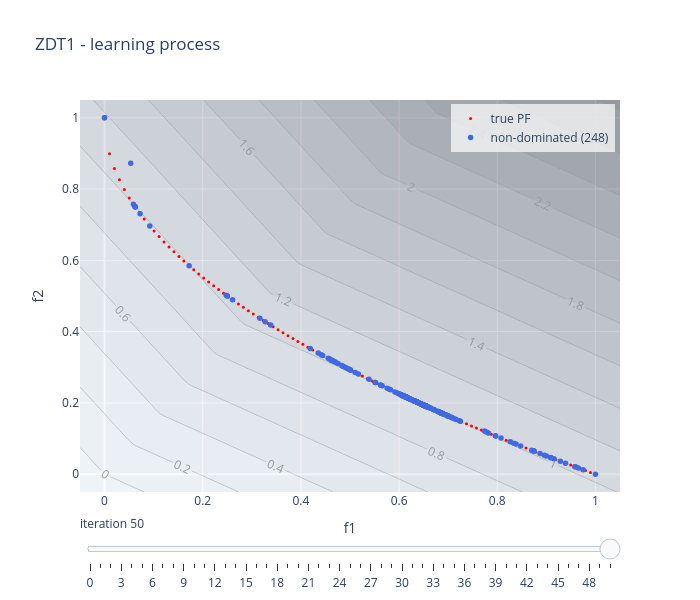

Source (notebook cell):
### Code cell
choquet_model.visualise("learning", plot_scalarisation = True, show = False)

### Figure 1 — Plotly figure (JSON) as saved in the notebook; plotly's stock layout.template omitted (floating-point values rounded to 4 significant figures; data arrays with more than 128 entries replaced by an {"elided": "..."} marker saying what was removed)
{"data": [{"marker": {"color": "red", "size": 3}, "mode": "markers", "name": "true PF", "type": "scatter", "x": [0.0, 0.0101, 0.0202, 0.0303, 0.0404, 0.05051, 0.06061, 0.07071, 0.08081, 0.09091, 0.101, 0.1111, 0.1212, 0.1313, 0.1414, 0.1515, 0.1616, 0.1717, 0.1818, 0.1919, 0.202, 0.2121, 0.2222, 0.2323, 0.2424, 0.2525, 0.2626, 0.2727, 0.2828, 0.2929, 0.303, 0.3131, 0.3232, 0.3333, 0.3434, 0.3535, 0.3636, 0.3737, 0.3838, 0.3939, 0.404, 0.4141, 0.4242, 0.4343, 0.4444, 0.4545, 0.4646, 0.4747, 0.4848, 0.4949, 0.5051, 0.5152, 0.5253, 0.5354, 0.5455, 0.5556, 0.5657, 0.5758, 0.5859, 0.596, 0.6061, 0.6162, 0.6263, 0.6364, 0.6465, 0.6566, 0.6667, 0.6768, 0.6869, 0.697, 0.7071, 0.7172, 0.7273, 0.7374, 0.7475, 0.7576, 0.7677, 0.7778, 0.7879, 0.798, 0.8081, 0.8182, 0.8283, 0.8384, 0.8485, 0.8586, 0.8687, 0.8788, 0.8889, 0.899, 0.9091, 0.9192, 0.9293, 0.9394, 0.9495, 0.9596, 0.9697, 0.9798, 0.9899, 1.0], "y": [1.0, 0.8995, 0.8579, 0.8259, 0.799, 0.7753, 0.7538, 0.7341, 0.7157, 0.6985, 0.6822, 0.6667, 0.6518, 0.6376, 0.6239, 0.6108, 0.598, 0.5856, 0.5736, 0.5619, 0.5505, 0.5394, 0.5286, 0.518, 0.5076, 0.4975, 0.4875, 0.4778, 0.4682, 0.4588, 0.4495, 0.4404, 0.4315, 0.4226, 0.414, 0.4054, 0.397, 0.3887, 0.3805, 0.3724, 0.3644, 0.3565, 0.3487, 0.341, 0.3333, 0.3258, 0.3184, 0.311, 0.3037, 0.2965, 0.2893, 0.2823, 0.2753, 0.2683, 0.2615, 0.2546, 0.2479, 0.2412, 0.2346, 0.228, 0.2215, 0.215, 0.2086, 0.2023, 0.196, 0.1897, 0.1835, 0.1773, 0.1712, 0.1652, 0.1591, 0.1531, 0.1472, 0.1413, 0.1354, 0.1296, 0.1238, 0.1181, 0.1124, 0.1067, 0.1011, 0.09547, 0.0899, 0.08437, 0.07887, 0.0734, 0.06797, 0.06256, 0.05719, 0.05185, 0.04654, 0.04126, 0.036, 0.03078, 0.02558, 0.02041, 0.01527, 0.01015, 0.005063, 0.0]}, {"marker": {"color": "royalblue", "size": 5.5}, "mode": "markers", "name": "non-dominated (248)", "type": "scatter", "x": {"elided": "248 float values"}, "y": {"elided": "248 float values"}}, {"colorscale": [[0, "rgb(255,255,255)"], [0.125, "rgb(240,240,240)"], [0.25, "rgb(217,217,217)"], [0.375, "rgb(189,189,189)"], [0.5, "rgb(150,150,150)"], [0.625, "rgb(115,115,115)"], [0.75, "rgb(82,82,82)"], [0.875, "rgb(37,37,37)"], [1, "rgb(0,0,0)"]], "contours": {"showlabels": true}, "opacity": 0.35, "showlegend": false, "showscale": false, "type": "contour", "x": [-0.05, -0.03136, -0.01271, 0.005932, 0.02458, 0.04322, 0.06186, 0.08051, 0.09915, 0.1178, 0.1364, 0.1551, 0.1737, 0.1924, 0.211, 0.2297, 0.2483, 0.2669, 0.2856, 0.3042, 0.3229, 0.3415, 0.3602, 0.3788, 0.3975, 0.4161, 0.4347, 0.4534, 0.472, 0.4907, 0.5093, 0.528, 0.5466, 0.5653, 0.5839, 0.6025, 0.6212, 0.6398, 0.6585, 0.6771, 0.6958, 0.7144, 0.7331, 0.7517, 0.7703, 0.789, 0.8076, 0.8263, 0.8449, 0.8636, 0.8822, 0.9008, 0.9195, 0.9381, 0.9568, 0.9754, 0.9941, 1.013, 1.031, 1.05], "y": [-0.05, -0.03136, -0.01271, 0.005932, 0.02458, 0.04322, 0.06186, 0.08051, 0.09915, 0.1178, 0.1364, 0.1551, 0.1737, 0.1924, 0.211, 0.2297, 0.2483, 0.2669, 0.2856, 0.3042, 0.3229, 0.3415, 0.3602, 0.3788, 0.3975, 0.4161, 0.4347, 0.4534, 0.472, 0.4907, 0.5093, 0.528, 0.5466, 0.5653, 0.5839, 0.6025, 0.6212, 0.6398, 0.6585, 0.6771, 0.6958, 0.7144, 0.7331, 0.7517, 0.7703, 0.789, 0.8076, 0.8263, 0.8449, 0.8636, 0.8822, 0.9008, 0.9195, 0.9381, 0.9568, 0.9754, 0.9941, 1.013, 1.031, 1.05], "z": {"elided": "60x60 float values"}}], "layout": {"height": 600, "legend": {"bgcolor": "rgba(255,255,255,0.7)", "x": 0.99, "xanchor": "right", "y": 0.99, "yanchor": "top"}, "showlegend": true, "sliders": [{"active": 50, "currentvalue": {"prefix": "iteration "}, "steps": [{"args": [["0"], {"frame": {"redraw": true}, "mode": "immediate"}], "label": "0", "method": "animate"}, {"args": [["1"], {"frame": {"redraw": true}, "mode": "immediate"}], "label": "1", "method": "animate"}, {"args": [["2"], {"frame": {"redraw": true}, "mode": "immediate"}], "label": "2", "method": "animate"}, {"args": [["3"], {"frame": {"redraw": true}, "mode": "immediate"}], "label": "3", "method": "animate"}, {"args": [["4"], {"frame": {"redraw": true}, "mode": "immediate"}], "label": "4", "method": "animate"}, {"args": [["5"], {"frame": {"redraw": true}, "mode": "immediate"}], "label": "5", "method": "animate"}, {"args": [["6"], {"frame": {"redraw": true}, "mode": "immediate"}], "label": "6", "method": "animate"}, {"args": [["7"], {"frame": {"redraw": true}, "mode": "immediate"}], "label": "7", "method": "animate"}, {"args": [["8"], {"frame": {"redraw": true}, "mode": "immediate"}], "label": "8", "method": "animate"}, {"args": [["9"], {"frame": {"redraw": true}, "mode": "immediate"}], "label": "9", "method": "animate"}, {"args": [["10"], {"frame": {"redraw": true}, "mode": "immediate"}], "label": "10", "method": "animate"}, {"args": [["11"], {"frame": {"redraw": true}, "mode": "immediate"}], "label": "11", "method": "animate"}, {"args": [["12"], {"frame": {"redraw": true}, "mode": "immediate"}], "label": "12", "method": "animate"}, {"args": [["13"], {"frame": {"redraw": true}, "mode": "immediate"}], "label": "13", "method": "animate"}, {"args": [["14"], {"frame": {"redraw": true}, "mode": "immediate"}], "label": "14", "method": "animate"}, {"args": [["15"], {"frame": {"redraw": true}, "mode": "immediate"}], "label": "15", "method": "animate"}, {"args": [["16"], {"frame": {"redraw": true}, "mode": "immediate"}], "label": "16", "method": "animate"}, {"args": [["17"], {"frame": {"redraw": true}, "mode": "immediate"}], "label": "17", "method": "animate"}, {"args": [["18"], {"frame": {"redraw": true}, "mode": "immediate"}], "label": "18", "method": "animate"}, {"args": [["19"], {"frame": {"redraw": true}, "mode": "immediate"}], "label": "19", "method": "animate"}, {"args": [["20"], {"frame": {"redraw": true}, "mode": "immediate"}], "label": "20", "method": "animate"}, {"args": [["21"], {"frame": {"redraw": true}, "mode": "immediate"}], "label": "21", "method": "animate"}, {"args": [["22"], {"frame": {"redraw": true}, "mode": "immediate"}], "label": "22", "method": "animate"}, {"args": [["23"], {"frame": {"redraw": true}, "mode": "immediate"}], "label": "23", "method": "animate"}, {"args": [["24"], {"frame": {"redraw": true}, "mode": "immediate"}], "label": "24", "method": "animate"}, {"args": [["25"], {"frame": {"redraw": true}, "mode": "immediate"}], "label": "25", "method": "animate"}, {"args": [["26"], {"frame": {"redraw": true}, "mode": "immediate"}], "label": "26", "method": "animate"}, {"args": [["27"], {"frame": {"redraw": true}, "mode": "immediate"}], "label": "27", "method": "animate"}, {"args": [["28"], {"frame": {"redraw": true}, "mode": "immediate"}], "label": "28", "method": "animate"}, {"args": [["29"], {"frame": {"redraw": true}, "mode": "immediate"}], "label": "29", "method": "animate"}, {"args": [["30"], {"frame": {"redraw": true}, "mode": "immediate"}], "label": "30", "method": "animate"}, {"args": [["31"], {"frame": {"redraw": true}, "mode": "immediate"}], "label": "31", "method": "animate"}, {"args": [["32"], {"frame": {"redraw": true}, "mode": "immediate"}], "label": "32", "method": "animate"}, {"args": [["33"], {"frame": {"redraw": true}, "mode": "immediate"}], "label": "33", "method": "animate"}, {"args": [["34"], {"frame": {"redraw": true}, "mode": "immediate"}], "label": "34", "method": "animate"}, {"args": [["35"], {"frame": {"redraw": true}, "mode": "immediate"}], "label": "35", "method": "animate"}, {"args": [["36"], {"frame": {"redraw": true}, "mode": "immediate"}], "label": "36", "method": "animate"}, {"args": [["37"], {"frame": {"redraw": true}, "mode": "immediate"}], "label": "37", "method": "animate"}, {"args": [["38"], {"frame": {"redraw": true}, "mode": "immediate"}], "label": "38", "method": "animate"}, {"args": [["39"], {"frame": {"redraw": true}, "mode": "immediate"}], "label": "39", "method": "animate"}, {"args": [["40"], {"frame": {"redraw": true}, "mode": "immediate"}], "label": "40", "method": "animate"}, {"args": [["41"], {"frame": {"redraw": true}, "mode": "immediate"}], "label": "41", "method": "animate"}, {"args": [["42"], {"frame": {"redraw": true}, "mode": "immediate"}], "label": "42", "method": "animate"}, {"args": [["43"], {"frame": {"redraw": true}, "mode": "immediate"}], "label": "43", "method": "animate"}, {"args": [["44"], {"frame": {"redraw": true}, "mode": "immediate"}], "label": "44", "method": "animate"}, {"args": [["45"], {"frame": {"redraw": true}, "mode": "immediate"}], "label": "45", "method": "animate"}, {"args": [["46"], {"frame": {"redraw": true}, "mode": "immediate"}], "label": "46", "method": "animate"}, {"args": [["47"], {"frame": {"redraw": true}, "mode": "immediate"}], "label": "47", "method": "animate"}, {"args": [["48"], {"frame": {"redraw": true}, "mode": "immediate"}], "label": "48", "method": "animate"}, {"args": [["49"], {"frame": {"redraw": true}, "mode": "immediate"}], "label": "49", "method": "animate"}, {"args": [["50"], {"frame": {"redraw": true}, "mode": "immediate"}], "label": "50", "method": "animate"}]}], "title": {"text": "ZDT1 - learning process"}, "width": 700, "xaxis": {"range": [-0.05, 1.05], "title": {"text": "f1"}}, "yaxis": {"range": [-0.05, 1.05], "title": {"text": "f2"}}}}
